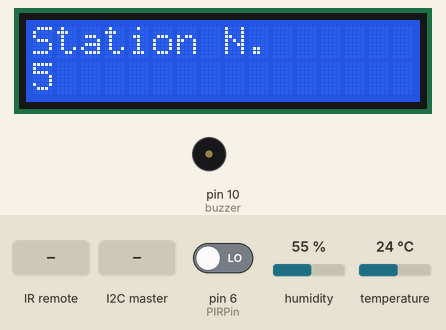
Simulated run of this sketch. Board: Arduino Uno, built with avr-gcc and run on an emulated ATmega328P. Shown: 16×2 character LCD, buzzer (waves = sounding, pin HIGH). The inputs (shaded band) are chosen by the test bench; at power-on: pin 6 (PIRPin) LOW, humidity 55 %, temperature 24 °C. What the sketch prints to the serial monitor is not drawn.

Above: at 1.2 s.
1.3 s: infrared code 0xE718FF00 received
At 2.3 s:
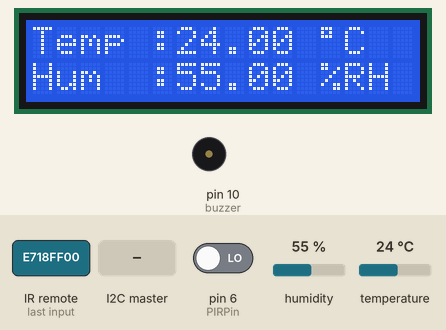
2.8 s: infrared code 0xA15EFF00 received
At 3.4 s:
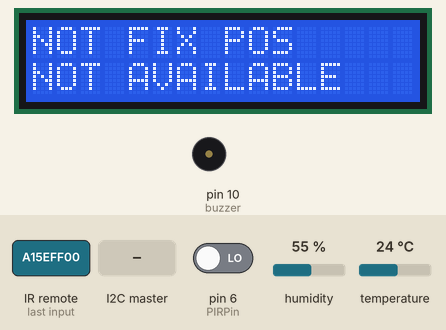
4.3 s: the I2C master sends the byte 1
11.5 s: infrared code 0xF30CFF00 received
At 12.4 s:
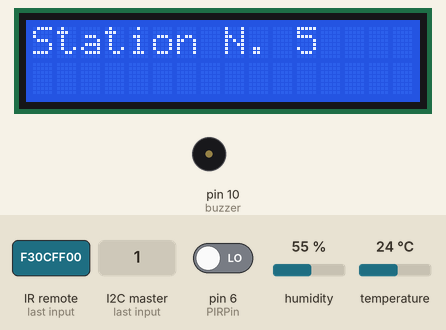
13.0 s: infrared code 0xA15EFF00 received
At 13.5 s:
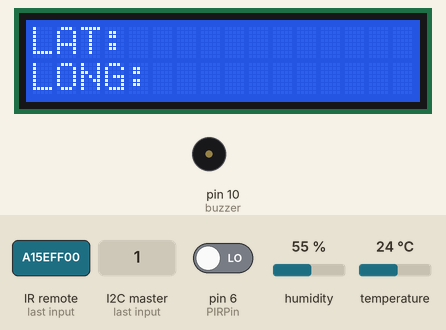
14.5 s: the I2C master sends the byte 0
Timing chart, 0 to 17.0 s (numbered marks = the images above; inputs shaded):
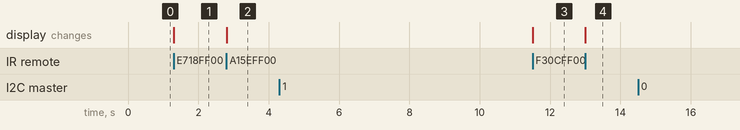

The sketch:

STATION_ARDUINO.ino
```cpp
#include <LiquidCrystal.h>
#include <Wire.h>
#include <IRremote.hpp>
#include "DHT.h"

#define DHTTYPE DHT11   // DHT 11
#define DHTPIN 5    // Digital pin connected to the DHT sensor
//use pins 3, 4, 5, 12, 13 or 14 --

// inizializza la libreria con i numeri dei pin utilizzati
LiquidCrystal lcd(2, 3, 4, 12, 9, 11);
DHT dht(DHTPIN, DHTTYPE);
const int PIRPin = 6;
const int buzzer = 10;
float RH=0, temperature=0;
const int RECV_PIN = 13;

float movementDetect=0;

int errorDetected=0;
String lati="",longi="",dateGPS="",timeGPS="";
int  firstLoop=1;
decode_results results;
unsigned long key_value = 0;
String InBytes;


void setup() {
  // imposta il numero di colonne e righe del display utilizzato:

  pinMode(PIRPin, INPUT);
  pinMode(buzzer, OUTPUT);
  lcd.begin(16, 2);
  dht.begin();


  IrReceiver.begin(RECV_PIN, ENABLE_LED_FEEDBACK); // Start the receiver

  lcd.clear();
  lcd.print("Station N.");
  lcd.setCursor(0, 1);
  lcd.print(5);
  Wire.begin(9);
  // Attach a function to trigger when something is received.
  Wire.onReceive(receiveEvent);
  Serial.begin(9600);
}

uint32_t timer = millis();

void loop() {

      if(firstLoop == 1){
          firstLoop = 0;
          RH= dht.readHumidity();
          temperature= dht.readTemperature();
        }


  if (IrReceiver.decode()){

        key_value=IrReceiver.decodedIRData.decodedRawData;


        if(key_value == 0xF30CFF00){

            lcd.clear();
            if(dateGPS.length()==0){
              lcd.print("Station N.");
              lcd.setCursor(0, 1);
              lcd.print(5);
              }
            else{

              lcd.print("Station N. 5");
              lcd.setCursor(0, 1);
              lcd.print(dateGPS+" "+timeGPS);
              }


              }


        else if(key_value == 0xE718FF00){
            lcd.clear();
            lcd.print("Temp :"+ String(temperature)+" "+(char)223+"C");
            lcd.setCursor(0, 1);
            lcd.print("Hum  :"+ String(RH)+" %RH");


          }
       else if(key_value == 0xA15EFF00){

        if(lati==0 and longi==0){
            lcd.clear();
            lcd.print("NOT FIX POS");
            lcd.setCursor(0, 1);
            lcd.print("NOT AVAILABLE");

          }
        else{
            lcd.clear();
            lcd.print("LAT:"+lati);
            lcd.setCursor(0, 1);
            lcd.print("LONG:"+longi);

          }
          }
        IrReceiver.resume();

  }

    int val = digitalRead(PIRPin);
        if (val == HIGH) {
          movementDetect=1;

        }
        if(Serial.available()>0){
          InBytes = Serial.readStringUntil('\n');
          if ( InBytes =="on"){
            errorDetected=1;
            InBytes="";

            }


          }

        if(movementDetect && errorDetected ){
          tone(buzzer, 1000); // Send 1KHz sound signal...
          delay(1000); // wait for a second
          noTone(buzzer);     // Stop sound...
          delay(100); // wait for a second
          IrReceiver.begin(RECV_PIN, ENABLE_LED_FEEDBACK); // Start the receiver

          }


        if(millis() - timer > 10000){
          timer = millis(); // reset the timer
          String techData="";
          RH= dht.readHumidity();
          temperature= dht.readTemperature();
          String RH_string=String(RH);
          String temp_string=String(temperature);
          String movement_string=String(movementDetect);
          techData+=RH_string;
          techData+=',';
          techData+=temp_string;
          techData+=',';
          techData+=movement_string;
          Serial.println(techData);
          movementDetect=0;

          errorDetected=0;

          }
}


void receiveEvent(int howMany)
{


  String  wire_in="";
  while(Wire.available() > 0) // loop through all but the last
  {
    char c = Wire.read(); // receive byte as a character
    wire_in.concat(c);
    delay(10);

  }
  Serial.println(wire_in);
  int ind1 = wire_in.indexOf(',');  //finds location of first ,
  timeGPS = wire_in.substring(0, ind1);   //captures first data String
  int   ind2 = wire_in.indexOf(',', ind1+1 );   //finds location of second ,
  dateGPS = wire_in.substring(ind1+1, ind2);   //captures second data String
  int    ind3 = wire_in.indexOf(',', ind2+1 );
  lati = wire_in.substring(ind2+1, ind3);
  int    ind4 = wire_in.indexOf(',', ind3+1);
  longi = wire_in.substring(ind3+1);

}
```

Measured:
- after the input at 1.3 s, the display: changes at once (image 1)
- after the input at 2.8 s, the display: changes at once (image 2)
- after the input at 4.3 s, every drawn part: stays the same
- after the input at 11.5 s, the display: changes at once (image 3)
- after the input at 13.0 s, the display: changes at once (image 4)
- after the input at 14.5 s, every drawn part: stays the same
